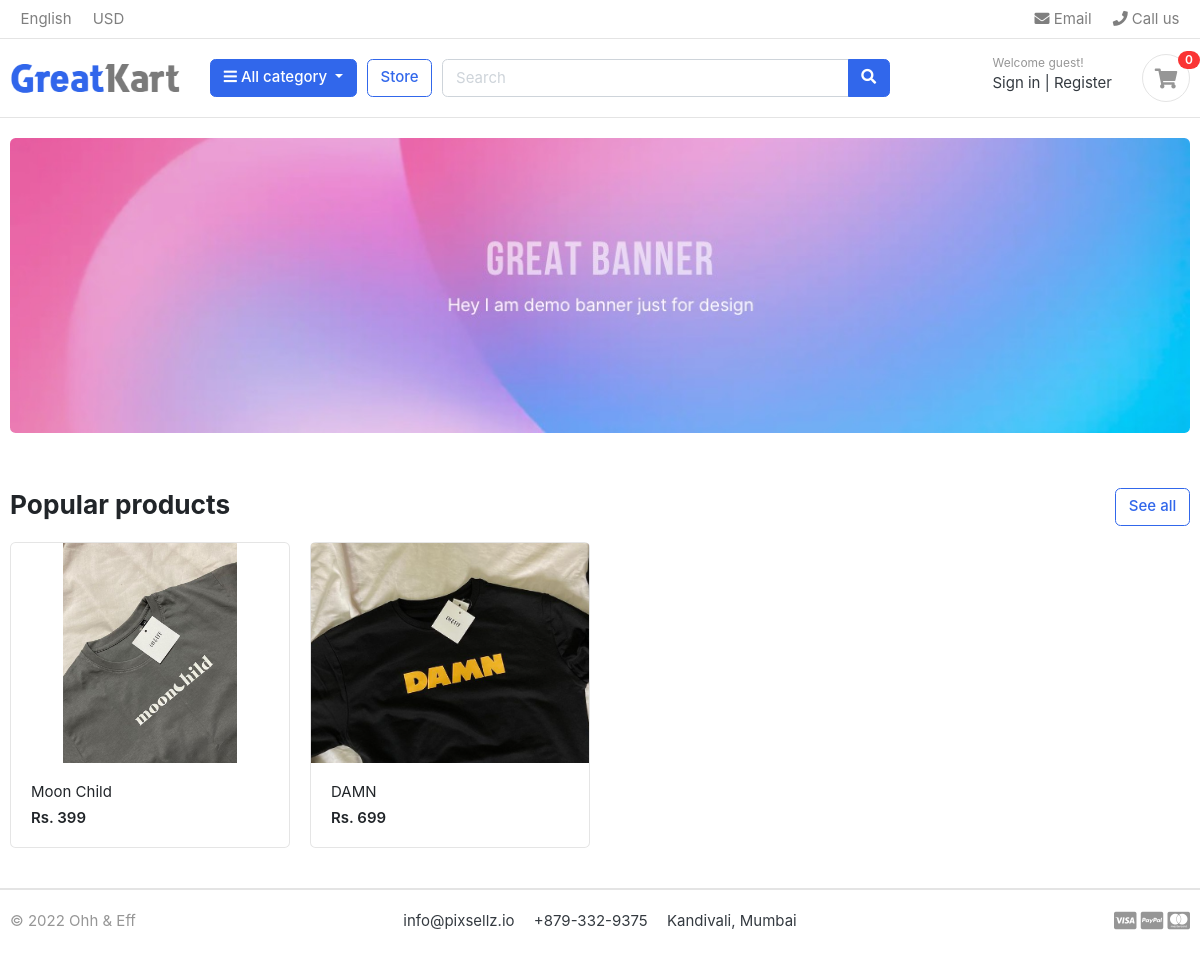
The page / on the database its author committed.
### store/models.py (models this page shows, shortened)
class Product(models.Model):
    product_name = models.CharField(max_length=200, unique=True)
    slug = models.SlugField(max_length=200, unique=True)
    product_description = models.TextField(max_length=200, blank=True)
    price = models.IntegerField()
    images = models.ImageField(upload_to = 'photos/products')
    stock = models.IntegerField()
    is_available = models.BooleanField(default=True)
    created_date = models.DateTimeField(auto_now_add=True)
    modified_date = models.DateTimeField(auto_now=True)
    category = models.ForeignKey(Category, on_delete=models.CASCADE)
    def get_url(self):
        return reverse('product_detail', args=[self.category.slug, self.slug])

### e_commerce/views.py (the view)
# urls.py: 2. Add a URL to urlpatterns:  path('', views.home, name='home')
def home(request):
    products = Product.objects.all().filter(is_available=True)
    context = {
        'products' : products,
    }
    return render(request, template_name= "home.html", context=context)

### carts/context_processors.py (called while the page is built)
def counter(request, cart_count = 0):
    if 'admin' in request.path:
        return {}
    else:
        try:
            cart = Cart.objects.filter(cart_id = _cart_id(request))
            cart_items = CartItem.objects.all().filter(cart=cart[:1])
            for cart_item in cart_items:
                cart_count += cart_item.quantity
        except Cart.DoesNotExist:
            cart_count = 0
    return dict(cart_count=cart_count)

### carts/views.py (called while the page is built)
def _cart_id(request):
    cart = request.session.session_key
    if not cart:
        cart = request.session.create()
    return cart

### category/context_processors.py (called while the page is built)
def menu_links(request):
    links = Category.objects.all()
    return dict(links = links)

### category/models.py (called while the page is built)
    def get_url(self):
        return reverse('products_by_category', args=[self.slug])

### templates/home.html
{% extends 'base.html' %}
{% load static %}
{% block content %}
<section class="section-intro padding-y-sm">
	<div class="container">
	<div class="intro-banner-wrap">
		<img src="{% static 'images/banners/1.jpg' %}" class="img-fluid rounded">
	</div>
	</div>
</section>
<section class="section-name padding-y-sm">
	<div class="container">
	<header class="section-heading">
		<a href="{% url 'store' %}" class="btn btn-outline-primary float-right">See all</a>
		<h3 class="section-title">Popular products</h3>
	</header>
	<div class="row">
		{% if products %}
			{% for product in products  %}
				<div class="col-md-3">
					<div class="card card-product-grid">
						<a href="{{product.get_url}}" class="img-wrap"> <img src="{{product.images.url}}"> </a>
						<figcaption class="info-wrap">
							<a href="{{product.get_url}}" class="title">{{product.product_name|capfirst}}</a>
							<div class="price mt-1">Rs. {{product.price}}</div>
						</figcaption>
					</div>
				</div>
			{% endfor %}
		{% endif %}
	</div>
</div>
</section>
</body>
</html>
{% endblock content %}

### e_commerce/static/css/ui.css (style rules this page uses)
html { font-family: "Inter", sans-serif; font-size: 15px; }
.img-wrap { text-align: center; display: block; }
.img-wrap img { max-width: 100%; }
.padding-y-sm { padding-top: 20px; padding-bottom: 20px; }
.section-heading { margin-bottom: 20px; margin-top: 15px; }
.section-title { color: #212529; }
[class*=card-product] a.title { color: #212529; display: block; }
[class*=card-product] .img-wrap { overflow: hidden; position: relative; }
[class*=card-product] .img-wrap img { height: 100%; max-width: 100%; width: auto; display: inline-block; -o-object-fit: cover; object-fit: cover; }
.card-product-grid { margin-bottom: 20px; }
.card-product-grid .img-wrap { border-radius: 0.2rem 0.2rem 0 0; height: 220px; }
.card-product-grid .info-wrap { overflow: hidden; padding: 18px 20px; }
.card .img-wrap { overflow: hidden; }
.price { font-weight: 600; color: #212529; }

### rows shown on the page
Product: images (picture), product_name "Moon Child", price "399"
Product: images (picture), product_name "DAMN", price "699"

### other values the page prints
{{ cart_count }} "0"
